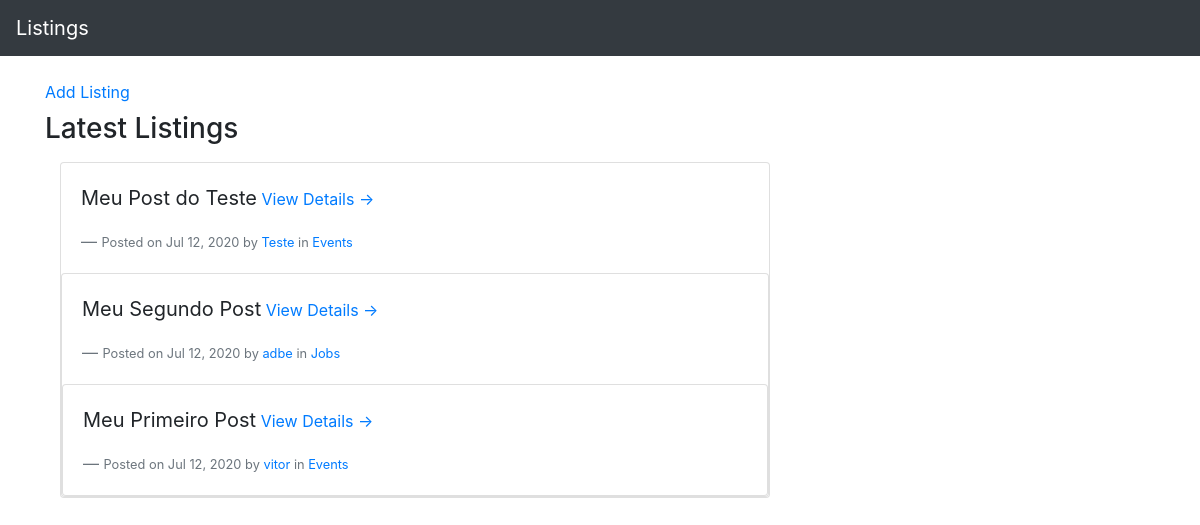
The page / on the database its author committed.
### core/models.py (models this page shows, shortened)
class Listing(models.Model):
    title = models.CharField(max_length=150)
    content = models.TextField()
    category = models.ForeignKey(Category, on_delete=models.PROTECT)
    expiry_date = models.DateField(null=True, blank=True)
    location = models.CharField(max_length=150, null=True, blank=True)
    slug = models.SlugField()
    created_by = models.ForeignKey(
        settings.AUTH_USER_MODEL,
        on_delete=models.PROTECT,
        related_name='listings'
    )
    created_at = models.DateTimeField(default=timezone.now)
    flagged = models.BooleanField(default=False)
    flagged_by = models.ForeignKey(
        settings.AUTH_USER_MODEL,
        on_delete=models.PROTECT,
        null=True,
        blank=True
    )
    flagged_at = models.DateTimeField(null=True, blank=True)
    class Meta:
        ordering = ['-created_at']
    def get_absolute_url(self):
        return reverse('listing',
                       args=[self.slug])

class Category(models.Model):
    name = models.CharField(max_length=150)
    def __str__(self):
        return self.name
    class Meta:
        verbose_name_plural = "Categories"

### accounts/models.py (models this page shows, shortened)
class Account(AbstractBaseUser, PermissionsMixin):
    email = models.EmailField(unique=True)
    name = models.CharField(max_length=150)
    phone = models.CharField(max_length=50)
    date_of_birth = models.DateField(blank=True, null=True)
    picture = models.ImageField(blank=True, null=True)
    is_staff = models.BooleanField(default=False)
    is_active = models.BooleanField(default=True)
    date_joined = models.DateTimeField(default=timezone.now)
    last_login = models.DateTimeField(null=True)
    objects = AccountManager()
    USERNAME_FIELD = 'email'
    REQUIRED_FIELDS = ['name', 'phone']

### core/views.py (the view)
# urls.py: path('', HomeView.as_view(), name='home'),
class HomeView(ListView):
    template_name = 'home.html'
    queryset = Listing.objects.filter(flagged=False)
    context_object_name = 'listings'
    paginate_by = 30

### templates/home.html
{% extends 'base.html' %}
{% block content %}
<a href="{% url 'add_listing' %}">Add Listing</a>
<h3 class="mt-2">Latest Listings</h3>
<div class="col-md-8 mt-3">
    {% for listing in listings %}
    <div class="card">
      <div class="card-body">
      <blockquote class="blockquote mb-0">
        <p>{{listing.title}}<small><a href="{{ listing.get_absolute_url }}" >&nbsp;View Details &rarr;</a></small></p>
        <footer class="blockquote-footer"><small>Posted on {{listing.created_at|date:"M d, Y"}} by
            <a href="#">{{listing.created_by.name}}</a> in <a href="">{{listing.category}}</a></small></footer>
      </blockquote>
    </div>
    {% endfor %}
</div>
{% endblock %}

### templates/base.html (shortened to what this page needs)
<!doctype html>
<html lang="en">
<head>
    <link rel="stylesheet" href="https://stackpath.bootstrapcdn.com/bootstrap/4.3.1/css/bootstrap.min.css">
    <link rel="stylesheet" href="https://maxcdn.bootstrapcdn.com/font-awesome/4.7.0/css/font-awesome.min.css">
</head>
<body>
    <nav class="navbar navbar-expand-md navbar-dark fixed-top bg-dark">
        <a href="{% url "home" %}" class="navbar-brand">Listings</a>
    </nav>
    <main role="main" class="container">
        {% block content %}
        {% endblock %}
    </main>
</body>

### templates/base.html (style rules this page uses)
body { padding-top: 5rem; }

### rows shown on the page
Listing: title "Meu Post do Teste", created_at "Jul 12, 2020", created_by.name "Teste", category "Events"
Listing: title "Meu Segundo Post", created_at "Jul 12, 2020", created_by.name "adbe", category "Jobs"
Listing: title "Meu Primeiro Post", created_at "Jul 12, 2020", created_by.name "vitor", category "Events"
